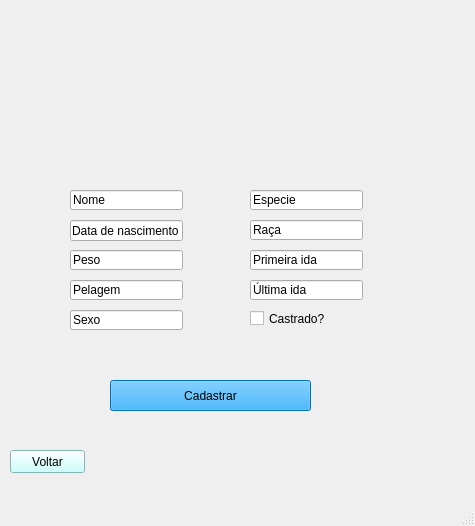
<?xml version="1.0" encoding="UTF-8"?>
<ui version="4.0">
 <class>MainWindow</class>
 <widget class="QMainWindow" name="MainWindow">
  <property name="geometry">
   <rect>
    <x>0</x>
    <y>0</y>
    <width>475</width>
    <height>526</height>
   </rect>
  </property>
  <property name="windowTitle">
   <string>MainWindow</string>
  </property>
  <widget class="QWidget" name="centralwidget">
   <widget class="QLabel" name="label">
    <property name="geometry">
     <rect>
      <x>-4</x>
      <y>-48</y>
      <width>481</width>
      <height>591</height>
     </rect>
    </property>
    <property name="text">
     <string/>
    </property>
    <property name="pixmap">
     <pixmap>../../../../Downloads/Seja bem-vindo (2).png</pixmap>
    </property>
   </widget>
   <widget class="QLineEdit" name="txt_nome">
    <property name="geometry">
     <rect>
      <x>70</x>
      <y>190</y>
      <width>113</width>
      <height>20</height>
     </rect>
    </property>
    <property name="text">
     <string>Nome</string>
    </property>
   </widget>
   <widget class="QLineEdit" name="txt_data">
    <property name="geometry">
     <rect>
      <x>70</x>
      <y>220</y>
      <width>113</width>
      <height>21</height>
     </rect>
    </property>
    <property name="text">
     <string>Data de nascimento</string>
    </property>
   </widget>
   <widget class="QLineEdit" name="txt_peso">
    <property name="geometry">
     <rect>
      <x>70</x>
      <y>250</y>
      <width>113</width>
      <height>20</height>
     </rect>
    </property>
    <property name="text">
     <string>Peso</string>
    </property>
   </widget>
   <widget class="QLineEdit" name="txt_pelagem">
    <property name="geometry">
     <rect>
      <x>70</x>
      <y>280</y>
      <width>113</width>
      <height>20</height>
     </rect>
    </property>
    <property name="text">
     <string>Pelagem</string>
    </property>
   </widget>
   <widget class="QLineEdit" name="txt_sexo">
    <property name="geometry">
     <rect>
      <x>70</x>
      <y>310</y>
      <width>113</width>
      <height>20</height>
     </rect>
    </property>
    <property name="text">
     <string>Sexo</string>
    </property>
   </widget>
   <widget class="QLineEdit" name="txt_especie">
    <property name="geometry">
     <rect>
      <x>250</x>
      <y>190</y>
      <width>113</width>
      <height>20</height>
     </rect>
    </property>
    <property name="text">
     <string>Especie</string>
    </property>
   </widget>
   <widget class="QLineEdit" name="txt_primeiraIda">
    <property name="geometry">
     <rect>
      <x>250</x>
      <y>250</y>
      <width>113</width>
      <height>20</height>
     </rect>
    </property>
    <property name="text">
     <string>Primeira ida</string>
    </property>
   </widget>
   <widget class="QLineEdit" name="txt_ultimaIda">
    <property name="geometry">
     <rect>
      <x>250</x>
      <y>280</y>
      <width>113</width>
      <height>20</height>
     </rect>
    </property>
    <property name="text">
     <string>Última ida</string>
    </property>
   </widget>
   <widget class="QLineEdit" name="txt_raca">
    <property name="geometry">
     <rect>
      <x>250</x>
      <y>220</y>
      <width>113</width>
      <height>20</height>
     </rect>
    </property>
    <property name="text">
     <string>Raça</string>
    </property>
   </widget>
   <widget class="QPushButton" name="btn_cadastrar">
    <property name="geometry">
     <rect>
      <x>110</x>
      <y>380</y>
      <width>201</width>
      <height>31</height>
     </rect>
    </property>
    <property name="styleSheet">
     <string notr="true">background-color: rgb(2, 158, 255);</string>
    </property>
    <property name="text">
     <string>Cadastrar</string>
    </property>
   </widget>
   <widget class="QLabel" name="label_3">
    <property name="geometry">
     <rect>
      <x>40</x>
      <y>190</y>
      <width>21</width>
      <height>20</height>
     </rect>
    </property>
    <property name="text">
     <string/>
    </property>
    <property name="pixmap">
     <pixmap>../../../../Downloads/do-utilizador.png</pixmap>
    </property>
    <property name="scaledContents">
     <bool>true</bool>
    </property>
   </widget>
   <widget class="QLabel" name="label_2">
    <property name="geometry">
     <rect>
      <x>41</x>
      <y>220</y>
      <width>20</width>
      <height>20</height>
     </rect>
    </property>
    <property name="text">
     <string/>
    </property>
    <property name="pixmap">
     <pixmap>../../../../Downloads/2370264.png</pixmap>
    </property>
    <property name="scaledContents">
     <bool>true</bool>
    </property>
   </widget>
   <widget class="QLabel" name="label_4">
    <property name="geometry">
     <rect>
      <x>40</x>
      <y>250</y>
      <width>21</width>
      <height>16</height>
     </rect>
    </property>
    <property name="text">
     <string/>
    </property>
    <property name="pixmap">
     <pixmap>../../../../Downloads/847345.png</pixmap>
    </property>
    <property name="scaledContents">
     <bool>true</bool>
    </property>
   </widget>
   <widget class="QLabel" name="label_5">
    <property name="geometry">
     <rect>
      <x>226</x>
      <y>220</y>
      <width>20</width>
      <height>20</height>
     </rect>
    </property>
    <property name="text">
     <string/>
    </property>
    <property name="pixmap">
     <pixmap>../../../../Downloads/86259.png</pixmap>
    </property>
    <property name="scaledContents">
     <bool>true</bool>
    </property>
   </widget>
   <widget class="QLabel" name="label_6">
    <property name="geometry">
     <rect>
      <x>40</x>
      <y>310</y>
      <width>31</width>
      <height>16</height>
     </rect>
    </property>
    <property name="text">
     <string/>
    </property>
    <property name="pixmap">
     <pixmap>../../../../Downloads/84109.png</pixmap>
    </property>
    <property name="scaledContents">
     <bool>true</bool>
    </property>
   </widget>
   <widget class="QLabel" name="label_7">
    <property name="geometry">
     <rect>
      <x>226</x>
      <y>190</y>
      <width>21</width>
      <height>20</height>
     </rect>
    </property>
    <property name="text">
     <string/>
    </property>
    <property name="pixmap">
     <pixmap>../../../../Downloads/3dc08a5fd507c7cd664b60487907f0c1.png</pixmap>
    </property>
    <property name="scaledContents">
     <bool>true</bool>
    </property>
   </widget>
   <widget class="QLabel" name="label_8">
    <property name="geometry">
     <rect>
      <x>222</x>
      <y>250</y>
      <width>20</width>
      <height>20</height>
     </rect>
    </property>
    <property name="text">
     <string/>
    </property>
    <property name="pixmap">
     <pixmap>../../../../Downloads/seta virada.png</pixmap>
    </property>
    <property name="scaledContents">
     <bool>true</bool>
    </property>
   </widget>
   <widget class="QLabel" name="label_9">
    <property name="geometry">
     <rect>
      <x>218</x>
      <y>280</y>
      <width>20</width>
      <height>20</height>
     </rect>
    </property>
    <property name="text">
     <string/>
    </property>
    <property name="pixmap">
     <pixmap>../../../../Downloads/MicrosoftTeams-image (13).png</pixmap>
    </property>
    <property name="scaledContents">
     <bool>true</bool>
    </property>
   </widget>
   <widget class="QLabel" name="label_10">
    <property name="geometry">
     <rect>
      <x>220</x>
      <y>310</y>
      <width>20</width>
      <height>16</height>
     </rect>
    </property>
    <property name="text">
     <string/>
    </property>
    <property name="pixmap">
     <pixmap>../../../../Downloads/MicrosoftTeams-image (14).png</pixmap>
    </property>
    <property name="scaledContents">
     <bool>true</bool>
    </property>
   </widget>
   <widget class="QLabel" name="label_11">
    <property name="geometry">
     <rect>
      <x>40</x>
      <y>279</y>
      <width>21</width>
      <height>21</height>
     </rect>
    </property>
    <property name="text">
     <string/>
    </property>
    <property name="pixmap">
     <pixmap>../../../../Downloads/MicrosoftTeams-image (15).png</pixmap>
    </property>
    <property name="scaledContents">
     <bool>true</bool>
    </property>
   </widget>
   <widget class="QLabel" name="label_12">
    <property name="geometry">
     <rect>
      <x>0</x>
      <y>0</y>
      <width>471</width>
      <height>481</height>
     </rect>
    </property>
    <property name="text">
     <string/>
    </property>
    <property name="pixmap">
     <pixmap>../Telas_icones/cadastro pet.png</pixmap>
    </property>
   </widget>
   <widget class="QLabel" name="label_13">
    <property name="geometry">
     <rect>
      <x>70</x>
      <y>380</y>
      <width>31</width>
      <height>31</height>
     </rect>
    </property>
    <property name="text">
     <string/>
    </property>
    <property name="pixmap">
     <pixmap>../Telas_icones/icone cadastro.png</pixmap>
    </property>
    <property name="scaledContents">
     <bool>true</bool>
    </property>
   </widget>
   <widget class="QPushButton" name="btn_voltar">
    <property name="geometry">
     <rect>
      <x>10</x>
      <y>450</y>
      <width>75</width>
      <height>23</height>
     </rect>
    </property>
    <property name="styleSheet">
     <string notr="true">background-color: rgb(190, 255, 255);</string>
    </property>
    <property name="text">
     <string>Voltar</string>
    </property>
   </widget>
   <widget class="QCheckBox" name="checkBox_castrado">
    <property name="geometry">
     <rect>
      <x>250</x>
      <y>310</y>
      <width>111</width>
      <height>17</height>
     </rect>
    </property>
    <property name="text">
     <string>Castrado?</string>
    </property>
   </widget>
   <zorder>label_12</zorder>
   <zorder>label</zorder>
   <zorder>txt_nome</zorder>
   <zorder>txt_data</zorder>
   <zorder>txt_peso</zorder>
   <zorder>txt_pelagem</zorder>
   <zorder>txt_sexo</zorder>
   <zorder>txt_especie</zorder>
   <zorder>txt_primeiraIda</zorder>
   <zorder>txt_ultimaIda</zorder>
   <zorder>txt_raca</zorder>
   <zorder>btn_cadastrar</zorder>
   <zorder>label_3</zorder>
   <zorder>label_2</zorder>
   <zorder>label_4</zorder>
   <zorder>label_5</zorder>
   <zorder>label_6</zorder>
   <zorder>label_7</zorder>
   <zorder>label_8</zorder>
   <zorder>label_9</zorder>
   <zorder>label_10</zorder>
   <zorder>label_11</zorder>
   <zorder>label_13</zorder>
   <zorder>btn_voltar</zorder>
   <zorder>checkBox_castrado</zorder>
  </widget>
  <widget class="QMenuBar" name="menubar">
   <property name="geometry">
    <rect>
     <x>0</x>
     <y>0</y>
     <width>475</width>
     <height>21</height>
    </rect>
   </property>
  </widget>
  <widget class="QStatusBar" name="statusbar"/>
 </widget>
 <resources/>
 <connections/>
</ui>
